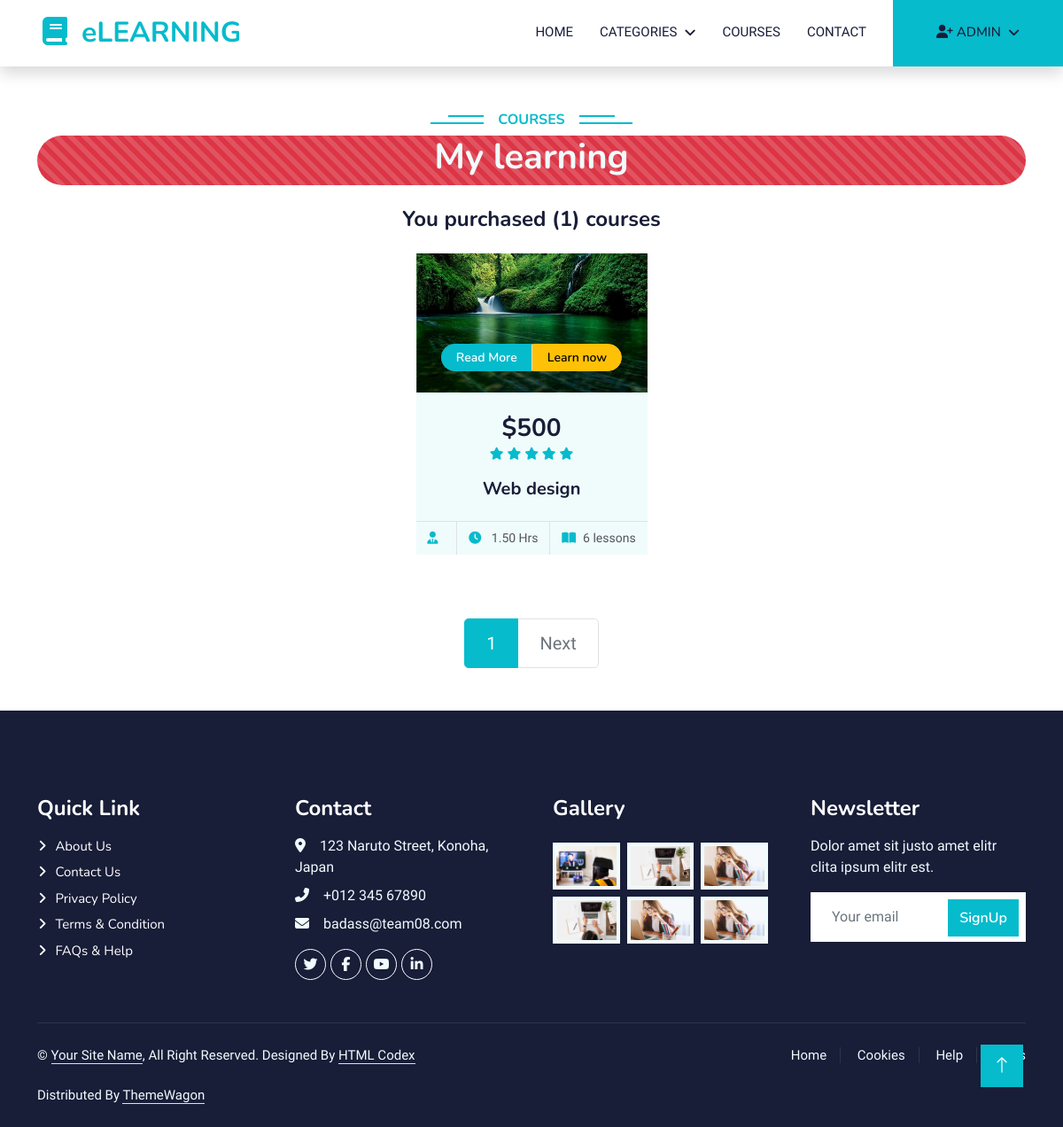
/order/purchased_courses/ (signed in), run on an earlier commit of the app's database.
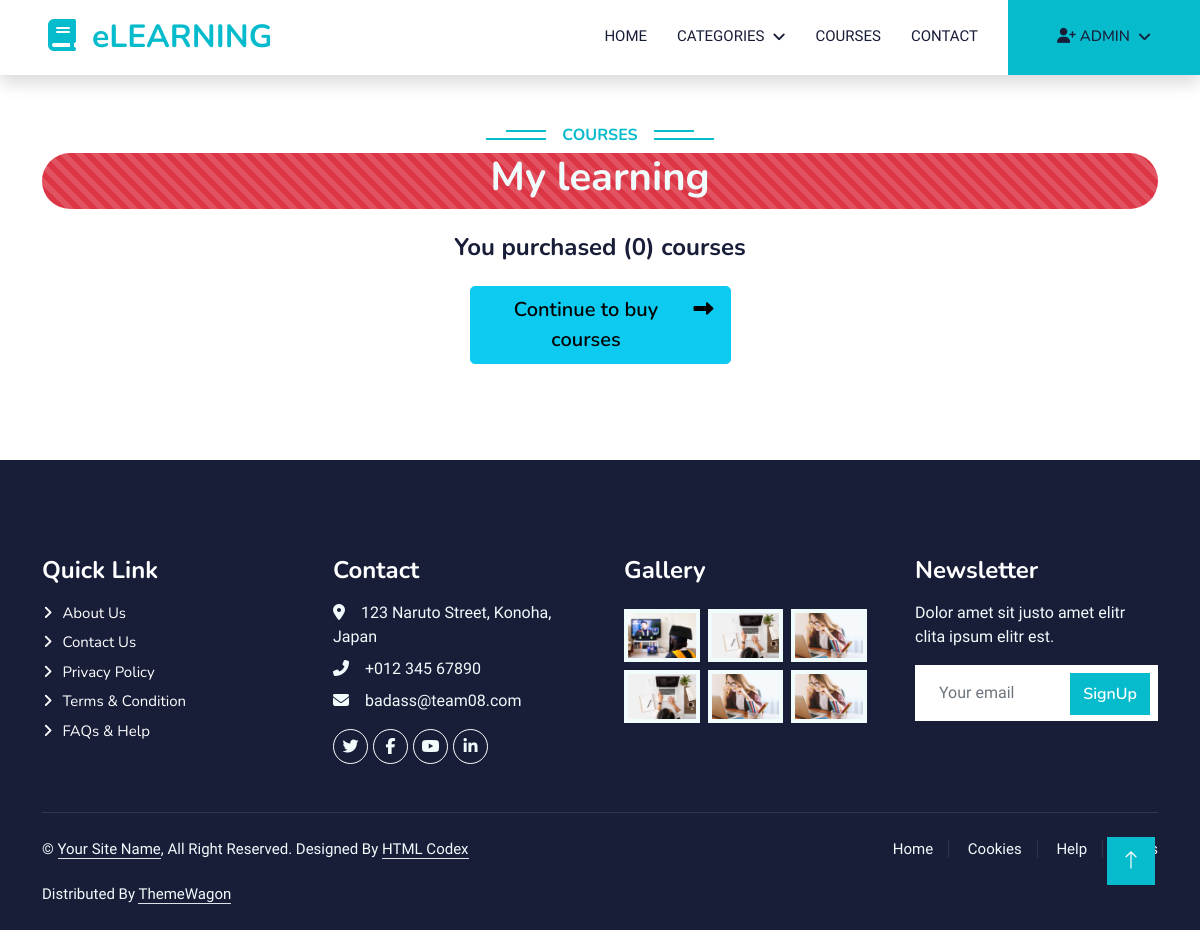
And on a later commit of the database.
### course/models.py (models this page shows, shortened)
class Course(models.Model):
    title = models.CharField(max_length=255)
    description = models.TextField()
    price = models.PositiveIntegerField(null=True,
                                        validators=[MinValueValidator(0)], blank=True)
    instructor = models.ForeignKey(
        Instructor, on_delete=models.CASCADE, blank=True, null=True)
    language = models.CharField(max_length=50, default='English')
    category = models.ForeignKey(
        Category, on_delete=models.PROTECT, blank=True, null=True)
    COURSE_STATUS_AVAILABLE = 'A'
    COURSE_STATUS_UNAVAILABLE = 'UA'
    COURSE_STATUS_CHOICES = [
        (COURSE_STATUS_AVAILABLE, 'Available'),
        (COURSE_STATUS_UNAVAILABLE, 'Unavailable')
    ]
    lesson_number = models.PositiveBigIntegerField(null=True,
                                                   validators=[MinValueValidator(0)], blank=True)
    course_status = models.CharField(
        max_length=2, choices=COURSE_STATUS_CHOICES, default=COURSE_STATUS_AVAILABLE)
    rated = models.PositiveSmallIntegerField(null=True,
                                             validators=[MinValueValidator(0), MaxValueValidator(5)], blank=True)
    duration = models.DecimalField(max_digits=6, decimal_places=2,
                                   validators=[MinValueValidator(0)], blank=True, null=True)
    image = ResizedImageField(size=[500, 300], crop=['middle', 'center'],  upload_to="course/course_image/", null=True, quality=100
                              )
    video = models.FileField(
        upload_to="course/course_video", null=True)
    slug = models.SlugField(max_length=200, unique=True,
                            null=True, blank=True)
    def get_url(self):
        return reverse('course_detail', args=[self.slug])
    def get_video_url(self):
        return reverse('course_watching', args=[self.slug])

### order/views.py (the view)
# urls.py: path('purchased_courses/', views.purchased_courses, name='purchased_courses'),
@login_required
def purchased_courses(request):
    purchased_orders = OrderDetail.objects.all().filter(
        order__user=request.user, order__payment_status='C')
    if purchased_orders:
        for item in purchased_orders:
            courses = []
            courses.append(item.course)
    else:
        courses = None
    if courses != None:
        page = request.GET.get('page')
        page = page or 1
        paginator = Paginator(courses, 6)
        paged_courses = paginator.get_page(page)
        course_count = len(courses)
    else:
        paged_courses = 0
        course_count = 0
    context = {
        'courses': paged_courses,
        'course_count': course_count,
    }
    return render(request, 'order/purchased_courses.html', context=context)

### course/context_processors.py (called while the page is built)
def menu_links(request):
    links = Category.objects.all()
    return dict(links=links)

### course/models.py (called while the page is built)
    def get_url(self):
        return reverse('course_by_category', args=[self.slug])

### templates/order/purchased_courses.html (shortened to what this page needs)
{% extends 'base.html' %} {% load static %} {% block content %}
<div class="container-xxl py-5">
  <div class="container">
    <div class="text-center wow fadeInUp" data-wow-delay="0.1s">
      <h6 class="section-title bg-white text-center text-primary px-3">
        Courses
      </h6>
      {% if category == None %}
      <div
        class="mb-4 progress-bar bg-danger progress-bar-striped progress-bar-animated rounded-pill"
      >
        <h1 class="text-light">My learning</h1>
      </div>
      {% else %}
      <h1 class="mb-5">{{category.title}} Courses</h1>
      {% endif %}
      <h4 class="mb-4">You purchased ({{course_count}}) courses</h4>
    </div>
    <div class="row row-cols-lg-4 row-cols-md-2 g-4 justify-content-center">
      {% if courses %}{% for course in courses %}
      <div class="col-lg-3 col-md-6 wow fadeInUp" data-wow-delay="0.5s">
        <div class="d-flex flex-column course-item bg-light h-100">
          <div class="position-relative overflow-hidden">
            <img class="img-fluid" src="{{course.image.url}}" alt="" />
            <div
              class="w-100 d-flex justify-content-center position-absolute bottom-0 start-0 mb-4"
            >
              <a
                href="{{course.get_url}}"
                class="flex-shrink-0 btn btn-sm btn-primary px-3 border-end"
                style="border-radius: 30px 0 0 30px"
                >Read More</a
              >
              <a
                href="{{course.get_video_url}}"
                class="flex-shrink-0 btn btn-sm btn-warning px-3"
                style="border-radius: 0 30px 30px 0"
                >Learn now</a
              >
            </div>
          </div>
          <div class="text-center p-4 pb-0 flex-fill">
            <h3 class="mb-0">${{course.price}}</h3>
            <div class="mb-3">
              {% for i in course.rated|center:course.rated%}
              <small class="fa fa-star text-primary"></small>
              {% endfor %}
            </div>
            <h5 class="mb-4">{{ course.title }}</h5>
          </div>
          <div class="d-flex border-top">
            <small class="flex-fill text-center border-end py-2"
              ><i class="fa fa-user-tie text-primary me-2"></i
              >{{course.instructor.name}}</small
            >
            <small class="flex-fill text-center border-end py-2"
              ><i class="fa fa-clock text-primary me-2"></i> {{course.duration}}
              Hrs</small
            >
            <small class="flex-fill text-center py-2"
              ><i class="fa fa-book-open text-primary me-2"></i
              >{{course.lesson_number}} lessons
            </small>
          </div>
        </div>
      </div>
      {% endfor %} {% else %}
      <div class="text-center">
        <a
          href="{% url 'course' %}"
          type="button"
          class="btn btn-info btn-block btn-lg"
        >
          <div class="d-flex justify-content-between">
            <span>Continue to buy courses</span>
            <span> <i class="fas fa-long-arrow-alt-right ms-2"></i></span>
          </div>
        </a>
      </div>
      {% endif %}
    </div>
  </div>
</div>
{% if courses %}
<nav class="mt-4" aria-label="Page navigation sample">
  <ul class="pagination justify-content-center pagination-lg">
    {% for page in courses.paginator.page_range %}
    {% if courses.number|add:'-1' <= page and page <= courses.number|add:'1' %}
    {% if page == courses.number %}
    <li class="page-item active">
      <a class="page-link" href="{% url 'course' %}?page={{ page }}"
        >{{ page }}</a
      >
    </li>
    {% else %}
    <li class="page-item">
      <a class="page-link" href="{% url 'course' %}?page={{ page }}"
        >{{ page }}</a
      >
    </li>
    {% endif %} {% endif %} {% endfor %}
     {% if courses.has_next %}
    <li class="page-item">
      <a
        class="page-link"
        href="{% url 'course' %}?page={{courses.next_page_number}}"
        >Next</a
      >
    </li>
    {% else %}
    <li class="page-item disabled">
      <a class="page-link" href="#">Next</a>
    </li>
    {% endif %}
  </ul>
</nav>
{% endif %} {% endblock content %}

What changed in the data, as far as the page shows it:
removed Course: image (picture), price "500", rated 5 (drawn), title "Web design", duration "1.50", lesson_number "6"
Also different on the page:
{{ course_count }}: "1" → "0"
text no longer shown: "Next"
text now shown: "Continue to buy courses"
list line gone: "1"
